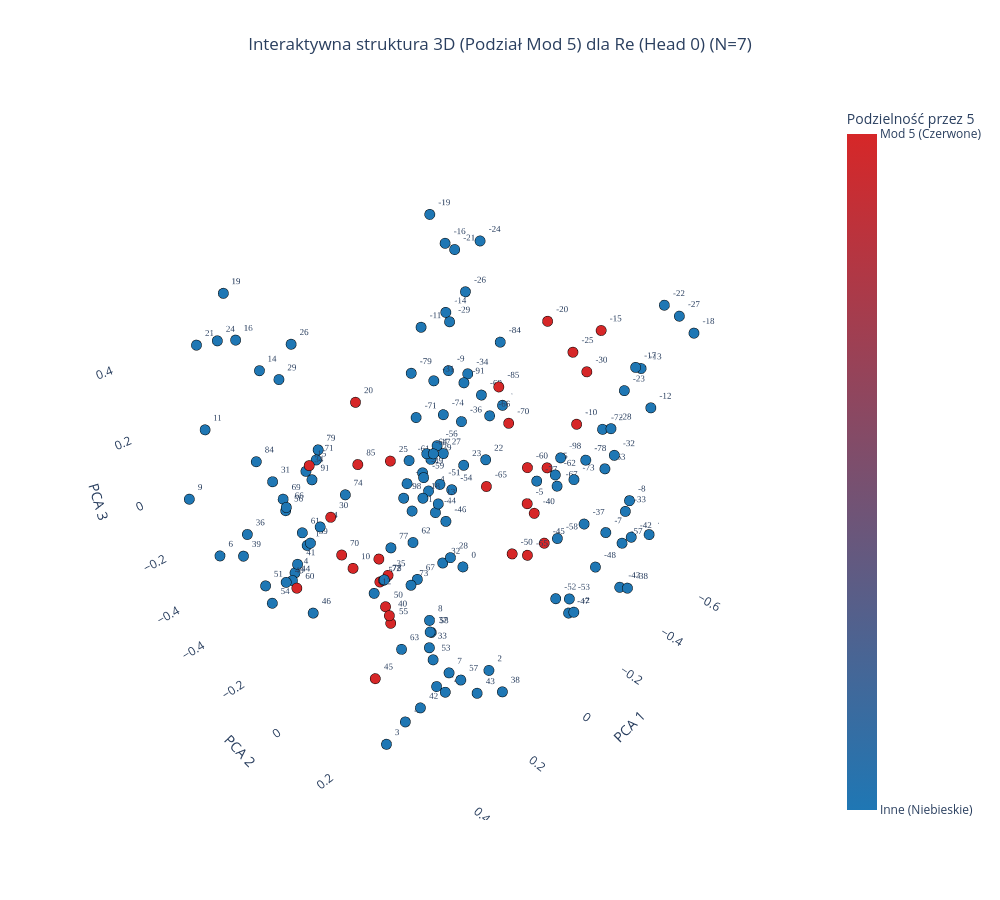
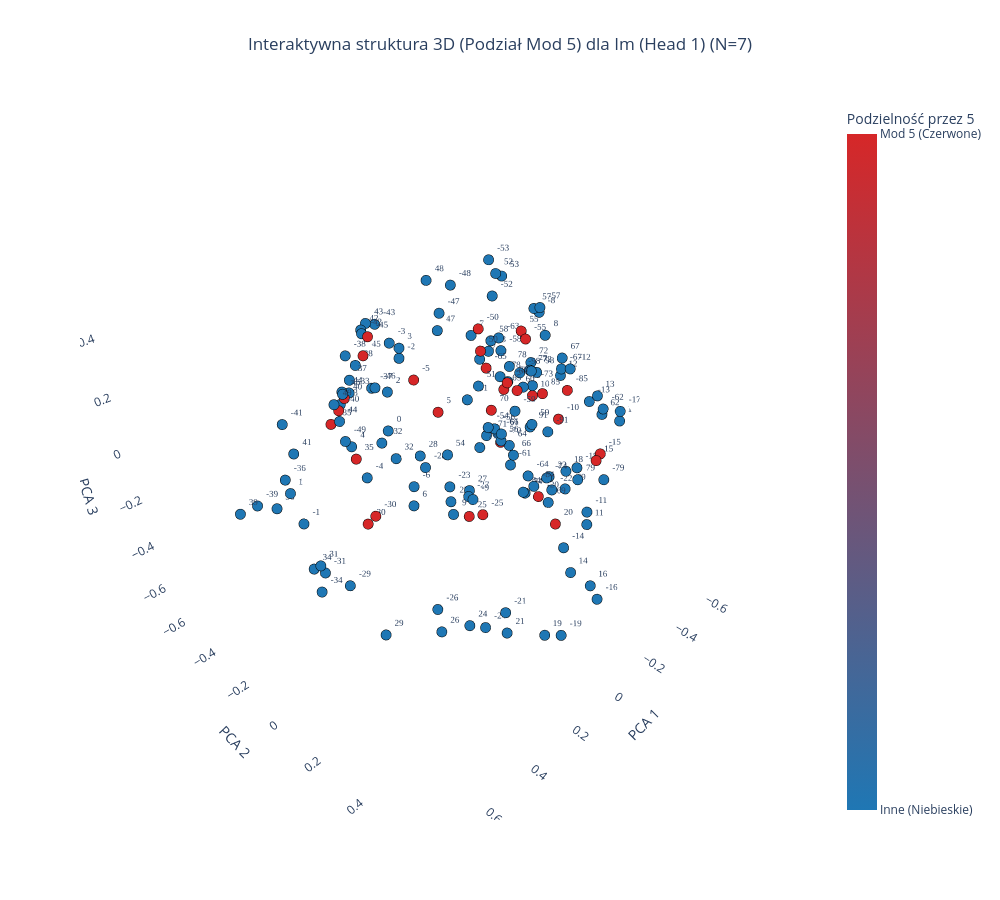

Write notebook code for charts like these, in order.
### Code cell
import numpy as np
import plotly.graph_objects as go
from sklearn.decomposition import PCA

def plot_output_head_plotly_3d_mod5(model, N, head_idx=0):
    """
    Rysuje interaktywny wykres 3D PCA dla wybranej głowicy wyjściowej.
    Liczby podzielne przez 5 są czerwone, reszta niebieska.
    """

    weights = model.output_heads[head_idx].weight.detach().cpu().numpy()
    

    output_offset = 2 * N * N
    min_val, max_val = -2 * N * N, 2 * N * N
    active_indices = []
    labels = []
    
    for val in range(min_val, max_val + 1):
        idx = val + output_offset
        if 0 <= idx < weights.shape[0]:
            active_indices.append(idx)
            labels.append(val)

    active_weights = weights[active_indices]


    weight_norms = np.linalg.norm(active_weights, axis=1)
    valid_mask = weight_norms > 0.4
    
    active_weights = active_weights[valid_mask]
    labels = np.array(labels)[valid_mask]


    pca = PCA(n_components=3)
    embeds_3d = pca.fit_transform(active_weights)
    

    color_values = [1 if (l % 5 == 0 and l != 0) else 0 for l in labels]
    

    custom_colorscale = [
        [0.0, 'rgb(31, 119, 180)'],
        [1.0, 'rgb(214, 39, 40)']
    ]
    
    head_names = {0: "Re (Head 0)", 1: "Im (Head 1)"}
    title_name = head_names.get(head_idx, f"Head {head_idx}")

    fig = go.Figure()

    fig.add_trace(go.Scatter3d(
        x=embeds_3d[:, 0],
        y=embeds_3d[:, 1],
        z=embeds_3d[:, 2],
        mode='markers+text',
        text=[str(l) for l in labels],
        textposition="top right",
        textfont=dict(size=9, family="Arial Black"),
        marker=dict(
            size=6,
            color=color_values,
            colorscale=custom_colorscale,
            showscale=True,
            colorbar=dict(
                title="Podzielność przez 5",
                tickmode='array',
                tickvals=[0, 1],
                ticktext=['Inne (Niebieskie)', 'Mod 5 (Czerwone)']
            ),
            line=dict(width=1, color='Black')
        ),
        hoverinfo='text',
        hovertext=[f"Token ID: {l + output_offset}<br>Wartość algebraiczna: {l}<br>Reszta mod 5: {l % 5}" for l in labels]
    ))

    fig.update_layout(
        title=dict(
            text=f"Interaktywna struktura 3D (Podział Mod 5) dla {title_name} (N={N})",
            x=0.5,
            xanchor='center'
        ),
        scene=dict(
            xaxis=dict(title="PCA 1", backgroundcolor="white", gridcolor="rgba(200,200,200,0.2)"),
            yaxis=dict(title="PCA 2", backgroundcolor="white", gridcolor="rgba(200,200,200,0.2)"),
            zaxis=dict(title="PCA 3", backgroundcolor="white", gridcolor="rgba(200,200,200,0.2)"),
        ),
        width=1000,
        height=900,
        showlegend=False
    )
    
    fig.show()

plot_output_head_plotly_3d_mod5(model, N=N, head_idx=0)
plot_output_head_plotly_3d_mod5(model, N=N, head_idx=1)

### Figure 1 — Plotly figure (JSON) as saved in the notebook; plotly's stock layout.template omitted (floating-point values rounded to 4 significant figures; data arrays with more than 128 entries replaced by an {"elided": "..."} marker saying what was removed)
{"data": [{"hoverinfo": "text", "hovertext": {"elided": "161 str values"}, "marker": {"color": {"elided": "161 int values"}, "colorbar": {"tickmode": "array", "ticktext": ["Inne (Niebieskie)", "Mod 5 (Czerwone)"], "tickvals": [0, 1], "title": {"text": "Podzielność przez 5"}}, "colorscale": [[0, "rgb(31, 119, 180)"], [1, "rgb(214, 39, 40)"]], "line": {"color": "Black", "width": 1}, "showscale": true, "size": 6}, "mode": "markers+text", "text": {"elided": "161 str values"}, "textfont": {"family": "Arial Black", "size": 9}, "textposition": "top right", "type": "scatter3d", "x": {"elided": "161 float values"}, "y": {"elided": "161 float values"}, "z": {"elided": "161 float values"}}], "layout": {"height": 900, "scene": {"xaxis": {"backgroundcolor": "white", "gridcolor": "rgba(200,200,200,0.2)", "title": {"text": "PCA 1"}}, "yaxis": {"backgroundcolor": "white", "gridcolor": "rgba(200,200,200,0.2)", "title": {"text": "PCA 2"}}, "zaxis": {"backgroundcolor": "white", "gridcolor": "rgba(200,200,200,0.2)", "title": {"text": "PCA 3"}}}, "showlegend": false, "title": {"text": "Interaktywna struktura 3D (Podział Mod 5) dla Re (Head 0) (N=7)", "x": 0.5, "xanchor": "center"}, "width": 1000}}

### Figure 2 — Plotly figure (JSON) as saved in the notebook; plotly's stock layout.template omitted (floating-point values rounded to 4 significant figures; data arrays with more than 128 entries replaced by an {"elided": "..."} marker saying what was removed)
{"data": [{"hoverinfo": "text", "hovertext": {"elided": "161 str values"}, "marker": {"color": {"elided": "161 int values"}, "colorbar": {"tickmode": "array", "ticktext": ["Inne (Niebieskie)", "Mod 5 (Czerwone)"], "tickvals": [0, 1], "title": {"text": "Podzielność przez 5"}}, "colorscale": [[0, "rgb(31, 119, 180)"], [1, "rgb(214, 39, 40)"]], "line": {"color": "Black", "width": 1}, "showscale": true, "size": 6}, "mode": "markers+text", "text": {"elided": "161 str values"}, "textfont": {"family": "Arial Black", "size": 9}, "textposition": "top right", "type": "scatter3d", "x": {"elided": "161 float values"}, "y": {"elided": "161 float values"}, "z": {"elided": "161 float values"}}], "layout": {"height": 900, "scene": {"xaxis": {"backgroundcolor": "white", "gridcolor": "rgba(200,200,200,0.2)", "title": {"text": "PCA 1"}}, "yaxis": {"backgroundcolor": "white", "gridcolor": "rgba(200,200,200,0.2)", "title": {"text": "PCA 2"}}, "zaxis": {"backgroundcolor": "white", "gridcolor": "rgba(200,200,200,0.2)", "title": {"text": "PCA 3"}}}, "showlegend": false, "title": {"text": "Interaktywna struktura 3D (Podział Mod 5) dla Im (Head 1) (N=7)", "x": 0.5, "xanchor": "center"}, "width": 1000}}
